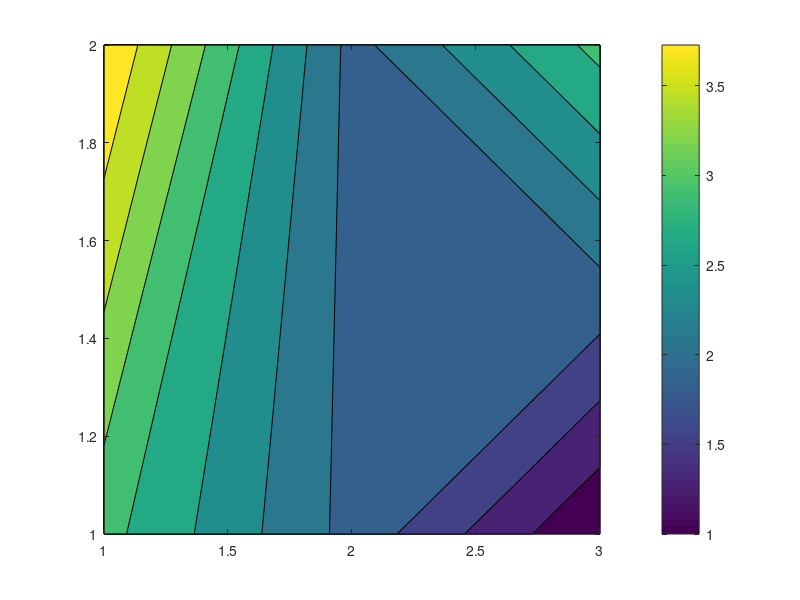
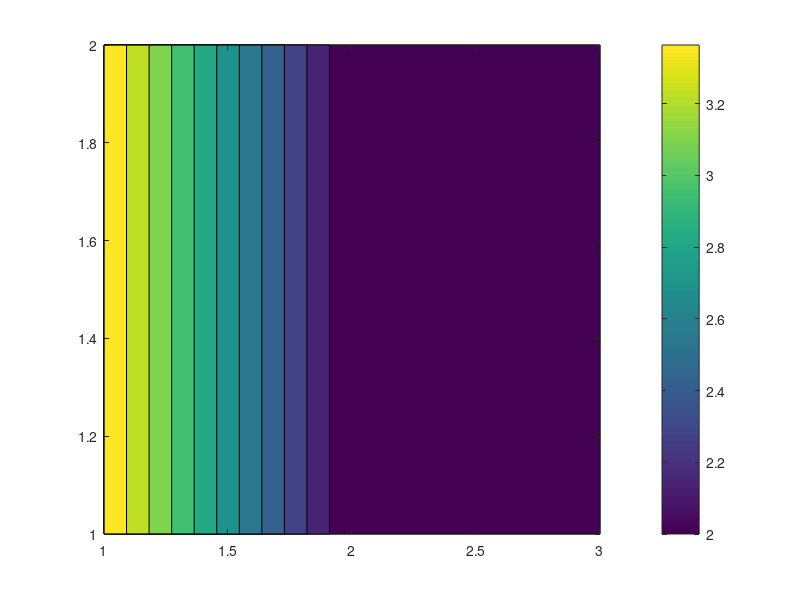
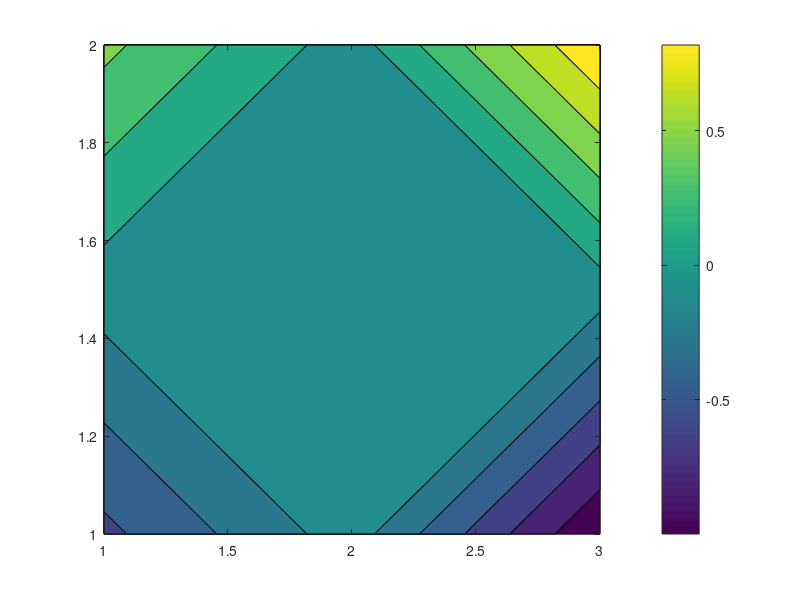

Recreate these plots in MATLAB, in order.
clear;clc;clf
x = [3 4;2 2;1 3]; % 列 :  temporal data，行 : spatial data
xbar = mean(x);
mmx = xbar'*ones(1,3);
A = x - mmx'
s = 1/3*(A')*A; % covariance
[V,D] = eig(s); % eigenvalue
xe = x*V % 
contourf(x');colorbar;
e2 = xe(:,1)*V(:,1)' % PC2
e1 = xe(:,2)*V(:,2)' % PC1
e1+e2
figure
contourf(e1');colorbar;
figure
contourf(e2');colorbar;